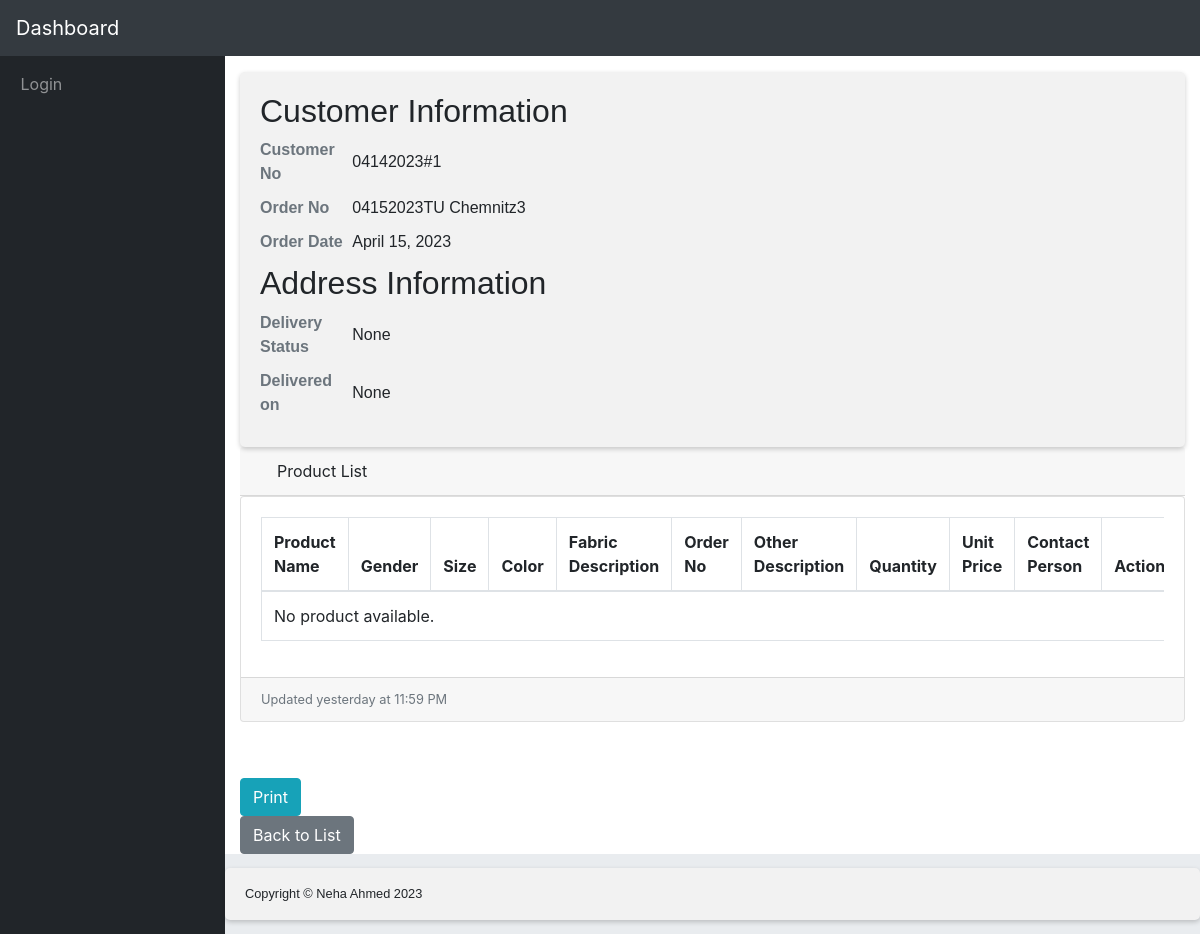
The app's page /orders/3/ with its own data.
### orders/models.py (models this page shows, shortened)
class Order(models.Model):
    company = models.CharField(max_length=20)
    order_no = models.CharField(max_length=20)
    order_date = models.DateField(default=datetime.date.today)
    order_delivery_status = models.CharField(max_length=20, null=True)
    delivered_on = models.DateField(null=True,validators=[Date_validation])
    cnf_no=models.CharField(null=True, max_length=50)

### orders/views.py (the view)
# urls.py: path('<int:pk>/', views.order_detail, name='order_detail'),
def order_detail(request, pk):
    order = get_object_or_404(Order, pk=pk)
    products=Product.objects.filter(order_no=order.order_no)
    if request.method=='POST':
        pdf = html_to_pdf('orders/order_detail.html')
        return HttpResponse(pdf, content_type='application/pdf')
    return render(request, 'orders/order_detail.html', {'order':order, 'products':products})

### templates/orders/order_detail.html (shortened to what this page needs)
{% extends 'base.html' %}
{% block content %}
  <div id="printable-div">
  <div class="container">
    <div class="row justify-content-center">
      <div class="col-md-12">
        <div class="section">
          <h2>Customer Information</h2>
          <div class="contact-row">
            <div class="contact-label">Customer No</div>
            <div class="contact-value">{{order.company}}</div>
          </div>
          <div class="contact-row">
            <div class="contact-label">Order No</div>
            <div class="contact-value">{{order.order_no}}</div>
          </div>
          <div class="contact-row">
            <div class="contact-label">Order Date</div>
            <div class="contact-value">{{order.order_date}}</div>
          </div>
        </div>
        <div class="section">
          <h2>Address Information</h2>
          <div class="contact-row">
            <div class="contact-label">Delivery Status</div>
            <div class="contact-value">{{order.order_delivery_status}}</div>
          </div>
          <div class="contact-row">
            <div class="contact-label">Delivered on</div>
            <div class="contact-value">{{order.delivered_on}}</div>
          </div>
        </div>
        </div>
    </div>
</div>
<div class="row">
  <div class="col-xl-12 col-sm-12 mb-12">
      <div class="card-header">
        <i class="fas fa-table"></i>
        Product List</div>
        <div class="card mb-3">
      <div class="card-body">
        <div class="table-responsive">
          <table class="table table-bordered" id="dataTable" width="100%" cellspacing="0">
            <thead>
              <tr>
                <th>Product Name</th>
                <th>Gender</th>
                <th>Size</th>
                <th>Color</th>
                <th>Fabric Description</th>
                <th>Order No</th>
                <th>Other Description</th>
                <th>Quantity</th>
                <th>Unit Price</th>
                <th>Contact Person</th>
                <th>Actions</th>
              </tr>
            </thead>
            <tbody>
              {% for product in products %}
              <tr>
                <td>{{ product.product_name }}</td>
                <td>{{ product.gender }}</td>
                <td>{{ product.size_chart }}</td>
                <td>{{ product.color_chart }}</td>
                <td>{{ product.fabric_description }}</td>
                <td>{{ product.order_no }}</td>
                <td>{{ product.other_descriptions }}</td>
                <td>{{ product.quantity }}</td>
                <td>{{ product.unit_price }}</td>
                <td>{{ product.contact_person }}</td>
                <td>
                  <div class="action-btns">
                  <a href= "{% url 'product_detail' product.pk %}"> <button class="btn-view"  type=button>View</button></a>
                  <a href="{% url 'product_update' product.pk %}"> <button class="btn-edit" type=button>Edit</button></a>
                  <a href="{% url 'product_delete' product.pk %}" ><button class="btn-delete" type=button>Delete</button></a>
                </div>
              </td>
              </tr>
              {% empty %}
              <tr>
                <td colspan="12">No product available.</td>
              </tr>
              {% endfor %}
            </tbody>
          </table>
        </div>
      </div>
      <div class="card-footer small text-muted">Updated yesterday at 11:59 PM</div>
    </div>
      <div class="card-body">
    </div>
  </div>
</div>
<form method="post">
<button class="btn btn-info">Print</button>
</form>
<a href="{% url 'order_list' %}" class="btn btn-secondary">Back to List</a>
{% endblock %}

### static/css/track.css (style rules this page uses)
.container { display: flex; flex-wrap: wrap; align-items: center; justify-content: space-between; padding: 20px; background-color: #f2f2f2; font-family: Arial, sans-serif; font-size: 16px; line-height: 1.5; box-shadow: 0 2px 5px rgba(0, 0, 0, 0.2); border-radius: 5px; }

### static/css/form-css.css (style rules this page uses)
* { box-sizing: border-box; }

### records on screen
Order: company "04142023#1", order_no "04152023TU Chemnitz3", order_date "April 15, 2023", order_delivery_status "None", delivered_on "None"
